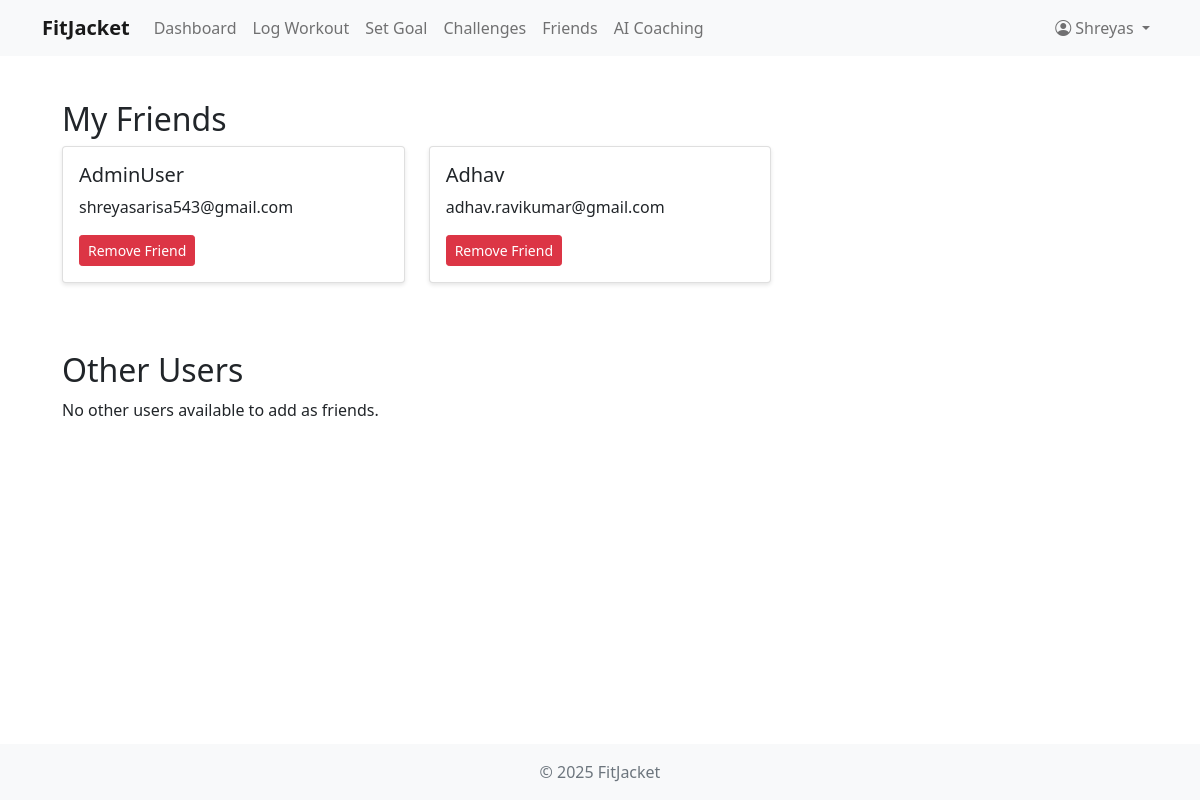
Page /friends/ (signed in) on the earlier database version.
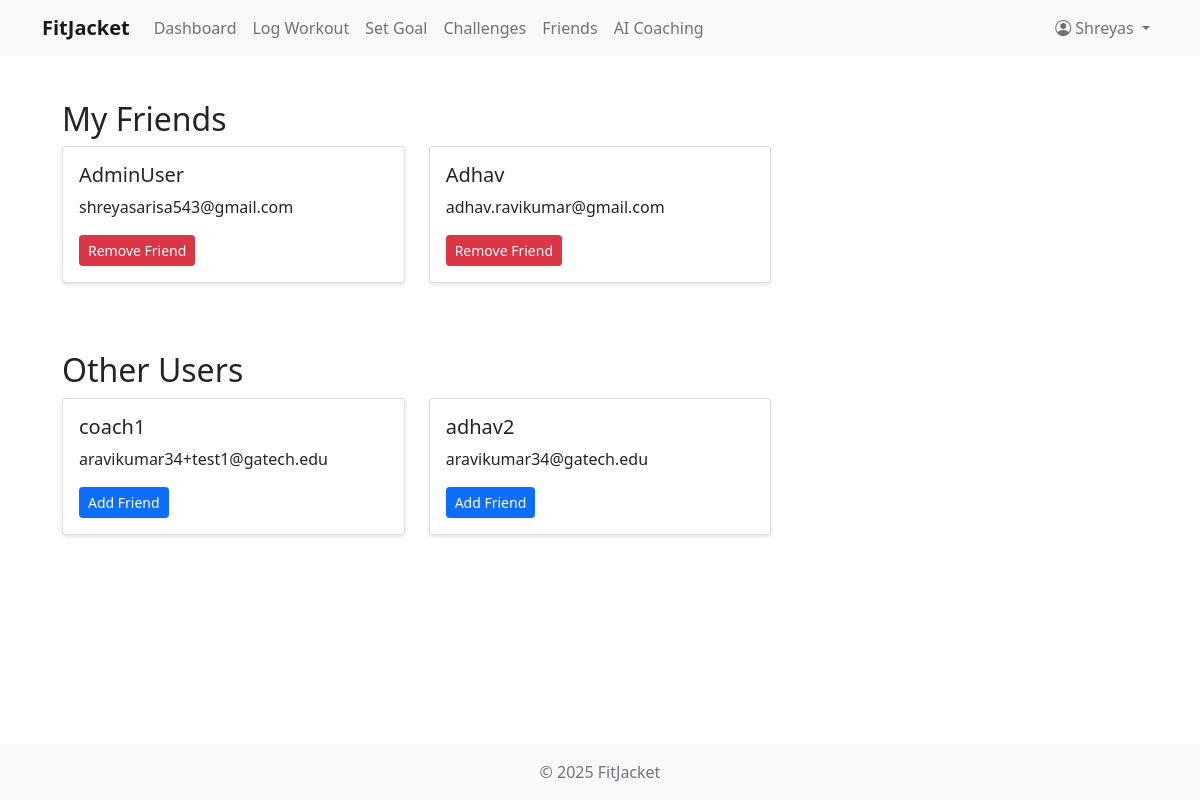
Same page on the later database version.
### fitness/models.py (models this page shows, shortened)
class CustomUser(AbstractUser):
    USER_TYPE_CHOICES = (
        ('user', 'User'),
        ('coach', 'Coach'),
    )
    user_type = models.CharField(max_length=10, choices=USER_TYPE_CHOICES, default='user')
    bio = models.TextField(blank=True)
    profile_picture = models.ImageField(upload_to='profile_pictures/', null=True, blank=True)
    fitness_level = models.CharField(max_length=20, choices=(
        ('beginner', 'Beginner'),
        ('intermediate', 'Intermediate'),
        ('advanced', 'Advanced'),
    ), default='beginner')
    friends = models.ManyToManyField('self', symmetrical=False, blank=True)

### fitness/views.py (the view)
# urls.py: path('friends/', views.friends, name='friends'),
@login_required
def friends(request):
    friends = request.user.friends.all()
    other_users = CustomUser.objects.exclude(id=request.user.id).exclude(id__in=friends.values_list('id', flat=True))
    return render(request, 'fitness/friends.html', {
        'friends': friends,
        'other_users': other_users
    })

### fitness/templates/fitness/friends.html (shortened to what this page needs)
{% extends 'fitness/base.html' %}
{% block content %}
<div class="container mt-4">
    <h2>My Friends</h2>
    <div class="row">
        {% for friend in friends %}
        <div class="col-md-4 mb-4">
            <div class="card">
                <div class="card-body">
                    <h5 class="card-title">{{ friend.username }}</h5>
                    <p class="card-text">{{ friend.email }}</p>
                    <a href="{% url 'remove_friend' friend.id %}" class="btn btn-danger btn-sm">Remove Friend</a>
                </div>
            </div>
        </div>
        {% empty %}
        <div class="col-12">
            <p>You haven't added any friends yet.</p>
        </div>
        {% endfor %}
    </div>
    <h2 class="mt-4">Other Users</h2>
    <div class="row">
        {% for user in other_users %}
        <div class="col-md-4 mb-4">
            <div class="card">
                <div class="card-body">
                    <h5 class="card-title">{{ user.username }}</h5>
                    <p class="card-text">{{ user.email }}</p>
                    <a href="{% url 'add_friend' user.id %}" class="btn btn-primary btn-sm">Add Friend</a>
                </div>
            </div>
        </div>
        {% empty %}
        <div class="col-12">
            <p>No other users available to add as friends.</p>
        </div>
        {% endfor %}
    </div>
</div>
{% endblock %}

Differences in the rows shown:
added CustomUser: username "coach1", email "aravikumar34+test1@gatech.edu", shown under "Other Users"
added CustomUser: username "adhav2", email "aravikumar34@gatech.edu", shown under "Other Users"
Other differences:
text no longer shown: "No other users available to add as friends."
